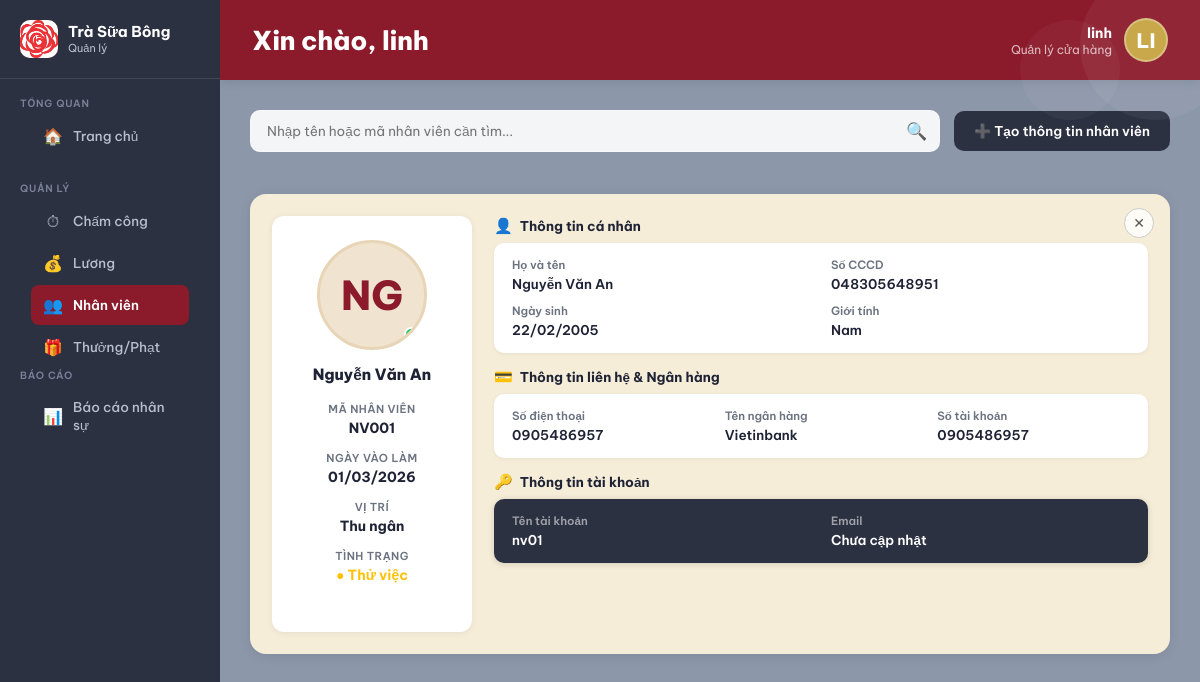
/employees/detail/1/ (signed in), run on the app's committed database.
### apps/employees/models.py (models this page shows, shortened)
class Employee(models.Model):
    GENDER_CHOICES = (('M', 'Nam'), ('F', 'Nữ'), ('O', 'Khác'))
    STATUS_CHOICES = (
        ('probation', 'Thử việc'),
        ('official', 'Chính thức')
    )
    employee_id = models.AutoField(primary_key=True)
    user = models.OneToOneField(User, on_delete=models.CASCADE)
    full_name = models.CharField(max_length=255, verbose_name="Họ tên")
    date_of_birth = models.DateField(verbose_name="Ngày sinh")
    gender = models.CharField(max_length=1, choices=GENDER_CHOICES, verbose_name="Giới tính")
    phone_number = models.CharField(max_length=15, verbose_name="Số điện thoại")
    hire_date = models.DateField(verbose_name="Ngày vào làm")
    bank_name = models.CharField(max_length=100, blank=True, null=True, verbose_name="Ngân hàng")
    bank_account = models.CharField(max_length=50, blank=True, null=True, verbose_name="Số tài khoản")
    citizen_id = models.CharField(max_length=20, unique=True, verbose_name="CCCD")
    position = models.ForeignKey(Position, on_delete=models.PROTECT, verbose_name="Vị trí")
    status = models.CharField(max_length=20, choices=STATUS_CHOICES, default='probation', verbose_name="Tình trạng")
    salary_level = models.ForeignKey(
        'salary.SalaryLevel',
        on_delete=models.SET_NULL,
        null=True,
        blank=True,
        verbose_name="Mức lương áp dụng"
    )

class Position(models.Model):
    position_id = models.AutoField(primary_key=True)
    position_name = models.CharField(max_length=100, verbose_name="Tên vị trí")
    group = models.ForeignKey(Group, on_delete=models.SET_NULL, null=True, blank=True)

### apps/employees/views.py (the view)
# urls.py: path('detail/<int:employee_id>/', views.employee_detail, name='employee_detail'),
@login_required
@staff_member_required
def employee_detail(request, employee_id):
    employee = get_object_or_404(Employee, employee_id=employee_id)
    context = {
        'employee': employee,
        'work_days': 0,
        'work_hours': 0,
        'reward_penalty': '0 VNĐ',
    }
    return render(request, 'employees/detail.html', context)

### templates/employees/detail.html (shortened to what this page needs)
﻿{% extends "base/base_manager.html" %}
{% load static %}
{% block content %}
<div class="toolbar">
  <div class="search-box">
    <input type="text" id="searchInput" placeholder="Nhập tên hoặc mã nhân viên cần tìm..." autocomplete="off">
    <span class="search-icon">🔍</span>
  </div>
  <a class="btn-create" href="{% url 'employees:employee_add' %}">➕ Tạo thông tin nhân viên</a>
</div>
<div class="profile-card">
  <button class="btn-close" onclick="window.location.href='{% url 'employees:employee_list' %}'">✕</button>
  <div class="left-panel">
    <div class="emp-avatar">
      <span id="empInitials">{{ employee.full_name|slice:":2"|upper }}</span>
      <div class="status-dot"></div>
    </div>
    <div class="emp-name">{{ employee.full_name }}</div>
    <div class="emp-meta">
      <div class="meta-item">
        <div class="meta-label">Mã nhân viên</div>
        <div class="meta-value">NV{{ employee.employee_id|stringformat:"03d" }}</div>
      </div>
      <div class="meta-item">
        <div class="meta-label">Ngày vào làm</div>
        <div class="meta-value">{{ employee.hire_date|date:'d/m/Y' }}</div>
      </div>
      <div class="meta-item">
        <div class="meta-label">Vị trí</div>
        <div class="meta-value">{{ employee.position.position_name }}</div>
      </div>
      <div class="meta-item">
        <div class="meta-label">Tình trạng</div>
        <div class="meta-value">
          {% if employee.status == 'official' %}
            <span style="color: #28a745;">● Chính thức</span>
          {% else %}
            <span style="color: #ffc107;">● Thử việc</span>
          {% endif %}
        </div>
      </div>
    </div>
  </div>
  <div class="right-panel">
    <div class="info-section">
      <div class="info-section-title">
        <span class="title-icon">👤</span> Thông tin cá nhân
      </div>
      <div class="info-grid cols-2">
        <div class="info-field">
          <div class="if-label">Họ và tên</div>
          <div class="if-value">{{ employee.full_name }}</div>
        </div>
        <div class="info-field">
          <div class="if-label">Số CCCD</div>
          <div class="if-value">{{ employee.citizen_id }}</div>
        </div>
        <div class="info-field">
          <div class="if-label">Ngày sinh</div>
          <div class="if-value">{{ employee.date_of_birth|date:'d/m/Y' }}</div>
        </div>
        <div class="info-field">
          <div class="if-label">Giới tính</div>
          <div class="if-value">{{ employee.get_gender_display }}</div>
        </div>
      </div>
    </div>
    <div class="info-section">
      <div class="info-section-title">
        <span class="title-icon">💳</span> Thông tin liên hệ & Ngân hàng
      </div>
      <div class="info-grid cols-3">
        <div class="info-field">
          <div class="if-label">Số điện thoại</div>
          <div class="if-value">{{ employee.phone_number }}</div>
        </div>
        <div class="info-field">
          <div class="if-label">Tên ngân hàng</div>
          <div class="if-value">{{ employee.bank_name|default:"Chưa cập nhật" }}</div>
        </div>
        <div class="info-field">
          <div class="if-label">Số tài khoản</div>
          <div class="if-value">{{ employee.bank_account|default:"Chưa cập nhật" }}</div>
        </div>
      </div>
    </div>
    <div class="info-section">
      <div class="info-section-title">
        <span class="title-icon">🔑</span> Thông tin tài khoản
      </div>
      <div class="account-dark">
        <div class="info-field">
          <div class="if-label">Tên tài khoản</div>
          <div class="if-value">{{ employee.user.username }}</div>
        </div>
        <div class="info-field">
          <div class="if-label">Email</div>
          <div class="if-value">{{ employee.user.email|default:"Chưa cập nhật" }}</div>
        </div>
      </div>
    </div>
  </div>
</div>
{% endblock %}

### templates/base/base_manager.html (shortened to what this page needs)
{% extends "base/base.html" %}
{% load static %}
{% block body %}
<link rel="stylesheet" href="{% static 'css/style.css' %}?v=100.0">
<div class="manager-container">
    <aside class="sidebar">
    <div class="sidebar-logo">
        <div class="logo-icon">
            <img src="{% static 'images/logo.jpg' %}" alt="Logo" width="40">
        </div>
        <div class="logo-text">
            <h2>Trà Sữa Bông</h2>
            <span>Quản lý</span>
        </div>
    </div>
    <div class="sidebar-section">
        <div class="sidebar-section-label">Tổng quan</div>
        <a class="nav-item {% if request.resolver_match.url_name == 'dashboard_manager' %}active{% endif %}" href="{% url 'dashboard_manager' %}">
            <span class="nav-icon">🏠</span> Trang chủ
        </a>
    </div>
    <div class="sidebar-section">
        <div class="sidebar-section-label">Quản lý</div>
        <a class="nav-item nav-toggle {% if 'cham_cong' in request.resolver_match.url_name %}active{% endif %}" href="javascript:void(0);" data-target="submenu-chamcong">
            <span class="nav-icon">⏱</span> Chấm công
        </a>
        <a class="nav-item nav-toggle" href="javascript:void(0);" data-target="submenu-luong">
            <span class="nav-icon">💰</span> Lương
        </a>
        <a class="nav-item {% if 'employee' in request.resolver_match.url_name %}active{% endif %}"
   href="{% url 'employees:employee_list' %}">
    <span class="nav-icon">👥</span> Nhân viên
</a>
        {% with url_name=request.resolver_match.url_name %}
<a class="nav-item nav-toggle {% if url_name == 'reward_create' or url_name == 'reward_list' %}active{% endif %}" href="javascript:void(0);" data-target="submenu-thuongphat">
    <span class="nav-icon">🎁</span> Thưởng/Phạt
</a>
{% endwith %}
<div class="sidebar-section-label">Báo cáo</div>
<a class="nav-item {% if request.resolver_match.url_name == 'report' %}active{% endif %}" href="{% url 'report' %}">
    <span class="nav-icon">📊</span> Báo cáo nhân sự
</a>
    </div>
</aside>
    <main class="main">
        <header class="header">
            <div class="header-left">
                <h1 class="header-title">Xin chào, {{ request.user.username }}</h1>
            </div>
            <div class="header-user" onclick="toggleLogoutMenu(event)">
                <div class="header-user-info">
                    <div class="name">{{ request.user.username }}</div>
                    <div class="role">Quản lý cửa hàng</div>
                </div>
                <div class="avatar">
                    {{ request.user.username|slice:":2"|upper }}
                </div>
            </div>
        </header>
        <section class="content">
            {% block content %}{% endblock %}
        </section>
    </main>
</div>
{% endblock %}

### static/css/style.css (style rules this page uses)
:root { --primary: #8B1A2B; --sidebar-bg: #2C3142; --sidebar-text: #B8BFCE; --content-bg: #8C97AA; --card-bg: #F5EDD8; --white: #ffffff; }
* { margin: 0; padding: 0; box-sizing: border-box; }
.manager-container { display: flex; height: 100vh; width: 100vw; overflow: visible; font-family: 'Be Vietnam Pro', sans-serif; }
.sidebar { width: 220px; min-width: 220px; background: var(--sidebar-bg); display: flex; flex-direction: column; z-index: 100; }
.sidebar-logo { padding: 20px; display: flex; align-items: center; gap: 10px; border-bottom: 1px solid rgba(255,255,255,0.1); }
.nav-item { display: flex; align-items: center; gap: 10px; padding: 10px 12px; border-radius: 8px; color: var(--sidebar-text) !important; text-decoration: none !important; font-size: 13.5px; margin: 2px 15px; transition: 0.2s; }
.nav-item:hover, .nav-item.active { background: var(--primary); color: white !important; }
.main { flex: 1; display: flex; flex-direction: column; min-width: 0; }
.header { background: var(--primary); height: 80px; padding: 0 32px; display: flex; align-items: center; justify-content: space-between; color: white; position: relative; z-index: 2000; overflow: visible; box-shadow: 0 2px 10px rgba(0,0,0,0.1); }
.header-user { position: relative; display: flex; align-items: center; gap: 12px; cursor: pointer; }
.avatar { width: 44px; height: 44px; background: #C8A84B; border-radius: 50%; display: flex; align-items: center; justify-content: center; font-weight: 800; border: 2px solid rgba(255,255,255,0.3); }
.content { flex: 1; padding: 30px; background: var(--content-bg); overflow-y: auto; position: relative; z-index: 1; }

### data on the page
Employee: full_name "NG", full_name "Nguyễn Văn An", employee_id "001", hire_date "01/03/2026", position.position_name "Thu ngân", citizen_id "048305648951", date_of_birth "22/02/2005", gender "Nam", phone_number "0905486957", bank_name "Vietinbank", bank_account "0905486957", user.username "nv01", user.email "Chưa cập nhật"

### other printed values
{{ request.user.username }} "linh"
{{ request.user.username|slice:":2"|upper }} "LI"
